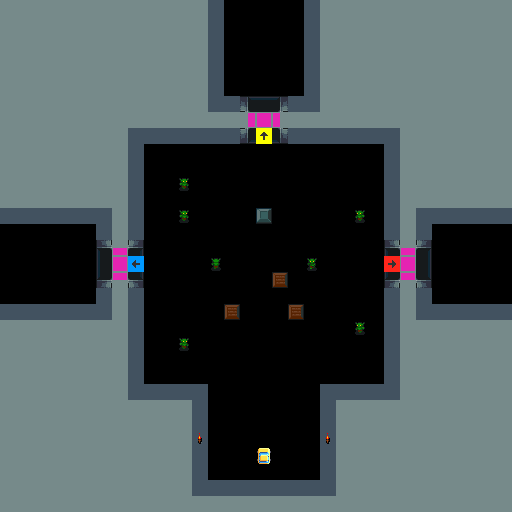

The image is a tile-based game level rendered from a .tmx file. Its description and complete source (layers, tilesets, objects, tile grids) follow:
An orthogonal 32x32 tile map with 16x16 px tiles, 1 tile layer (main).

<map version="1.0" tiledversion="1.0.2" orientation="orthogonal" renderorder="right-down" width="32" height="32" tilewidth="16" tileheight="16" nextobjectid="1">
 <properties>
  <property name="tileset" value="tileset" />
  <property name="type" value="dungeon" />
 </properties>
 <tileset firstgid="1" source="editor.tsx" />
 <layer name="main" width="32" height="32">
  <data encoding="csv">
69,69,69,69,69,69,69,69,69,69,69,69,69,65,0,0,0,0,0,65,69,69,69,69,69,69,69,69,69,69,69,69,
69,69,69,69,69,69,69,69,69,69,69,69,69,65,0,0,0,0,0,65,69,69,69,69,69,69,69,69,69,69,69,69,
69,69,69,69,69,69,69,69,69,69,69,69,69,65,0,0,0,0,0,65,69,69,69,69,69,69,69,69,69,69,69,69,
69,69,69,69,69,69,69,69,69,69,69,69,69,65,0,0,0,0,0,65,69,69,69,69,69,69,69,69,69,69,69,69,
69,69,69,69,69,69,69,69,69,69,69,69,69,65,0,0,0,0,0,65,69,69,69,69,69,69,69,69,69,69,69,69,
69,69,69,69,69,69,69,69,69,69,69,69,69,65,0,0,0,0,0,65,69,69,69,69,69,69,69,69,69,69,69,69,
69,69,69,69,69,69,69,69,69,69,69,69,69,65,65,73,74,75,65,65,69,69,69,69,69,69,69,69,69,69,69,69,
69,69,69,69,69,69,69,69,69,69,69,69,69,69,69,81,82,83,69,69,69,69,69,69,69,69,69,69,69,69,69,69,
69,69,69,69,69,69,69,69,65,65,65,65,65,65,65,89,23,91,65,65,65,65,65,65,65,69,69,69,69,69,69,69,
69,69,69,69,69,69,69,69,65,0,0,0,0,0,0,0,0,0,0,0,0,0,0,0,65,69,69,69,69,69,69,69,
69,69,69,69,69,69,69,69,65,0,0,0,0,0,0,0,0,0,0,0,0,0,0,0,65,69,69,69,69,69,69,69,
69,69,69,69,69,69,69,69,65,0,0,41,0,0,0,0,0,0,0,0,0,0,0,0,65,69,69,69,69,69,69,69,
69,69,69,69,69,69,69,69,65,0,0,0,0,0,0,0,0,0,0,0,0,0,0,0,65,69,69,69,69,69,69,69,
65,65,65,65,65,65,65,69,65,0,0,41,0,0,0,0,25,0,0,0,0,0,42,0,65,69,65,65,65,65,65,65,
0,0,0,0,0,0,65,69,65,0,0,0,0,0,0,0,0,0,0,0,0,0,0,0,65,69,65,0,0,0,0,0,
0,0,0,0,0,0,77,78,79,0,0,0,0,0,0,0,0,0,0,0,0,0,0,0,77,78,79,0,0,0,0,0,
0,0,0,0,0,0,85,86,30,0,0,0,0,43,0,0,0,0,0,44,0,0,0,0,13,86,87,0,0,0,0,0,
0,0,0,0,0,0,93,94,95,0,0,0,0,0,0,0,0,33,0,0,0,0,0,0,93,94,95,0,0,0,0,0,
0,0,0,0,0,0,65,69,65,0,0,0,0,0,0,0,0,0,0,0,0,0,0,0,65,69,65,0,0,0,0,0,
65,65,65,65,65,65,65,69,65,0,0,0,0,0,33,0,0,0,33,0,0,0,0,0,65,69,65,65,65,65,65,65,
69,69,69,69,69,69,69,69,65,0,0,0,0,0,0,0,0,0,0,0,0,0,42,0,65,69,69,69,69,69,69,69,
69,69,69,69,69,69,69,69,65,0,0,41,0,0,0,0,0,0,0,0,0,0,0,0,65,69,69,69,69,69,69,69,
69,69,69,69,69,69,69,69,65,0,0,0,0,0,0,0,0,0,0,0,0,0,0,0,65,69,69,69,69,69,69,69,
69,69,69,69,69,69,69,69,65,0,0,0,0,0,0,0,0,0,0,0,0,0,0,0,65,69,69,69,69,69,69,69,
69,69,69,69,69,69,69,69,65,65,65,65,65,0,0,0,0,0,0,0,65,65,65,65,65,69,69,69,69,69,69,69,
69,69,69,69,69,69,69,69,69,69,69,69,65,0,0,0,0,0,0,0,65,69,69,69,69,69,69,69,69,69,69,69,
69,69,69,69,69,69,69,69,69,69,69,69,65,0,0,0,0,0,0,0,65,69,69,69,69,69,69,69,69,69,69,69,
69,69,69,69,69,69,69,69,69,69,69,69,66,0,0,0,0,0,0,0,66,69,69,69,69,69,69,69,69,69,69,69,
69,69,69,69,69,69,69,69,69,69,69,69,65,0,0,0,3,0,0,0,65,69,69,69,69,69,69,69,69,69,69,69,
69,69,69,69,69,69,69,69,69,69,69,69,65,0,0,0,0,0,0,0,65,69,69,69,69,69,69,69,69,69,69,69,
69,69,69,69,69,69,69,69,69,69,69,69,65,65,65,65,65,65,65,65,65,69,69,69,69,69,69,69,69,69,69,69,
69,69,69,69,69,69,69,69,69,69,69,69,69,69,69,69,69,69,69,69,69,69,69,69,69,69,69,69,69,69,69,69
</data>
 </layer>
</map>
